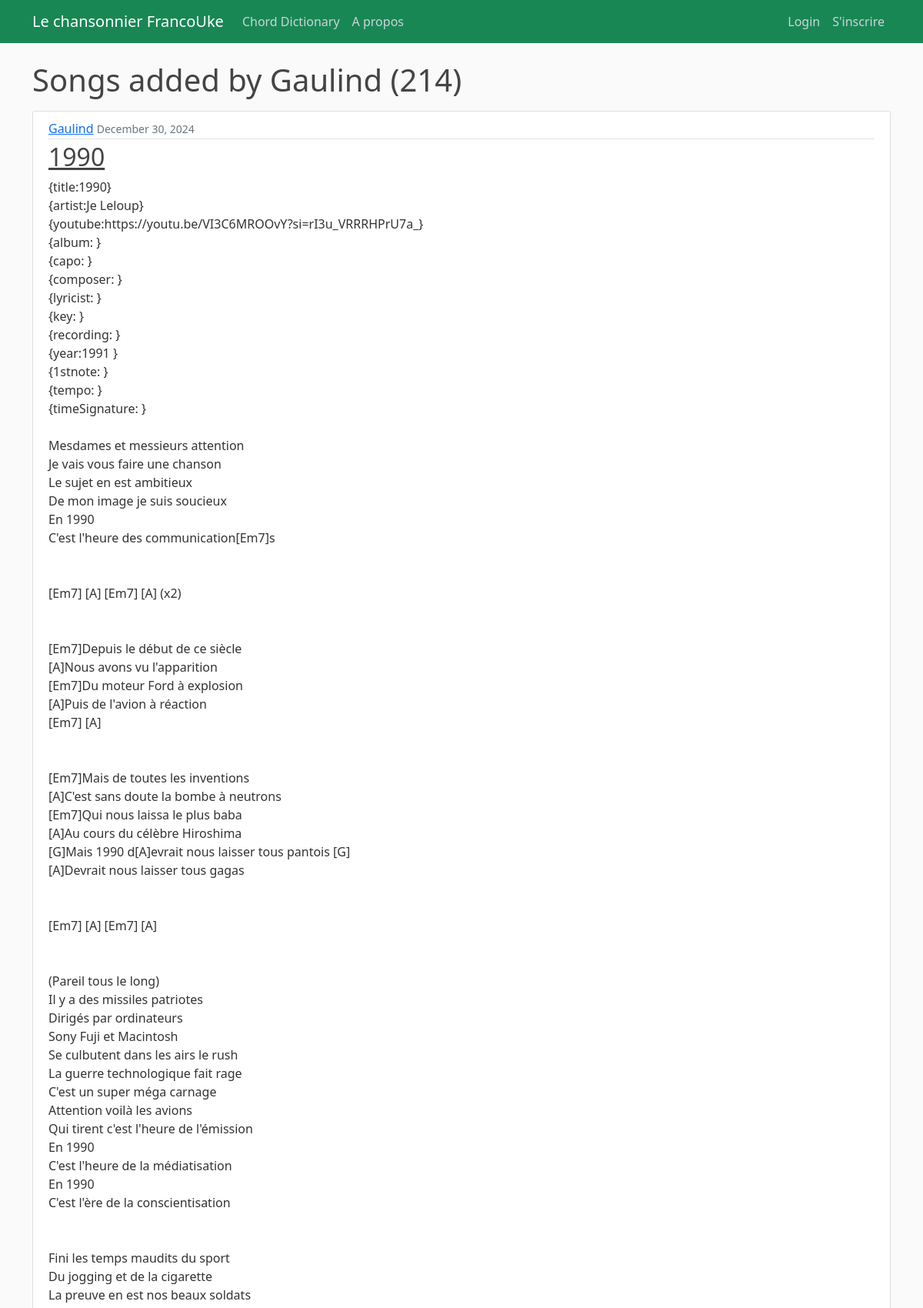
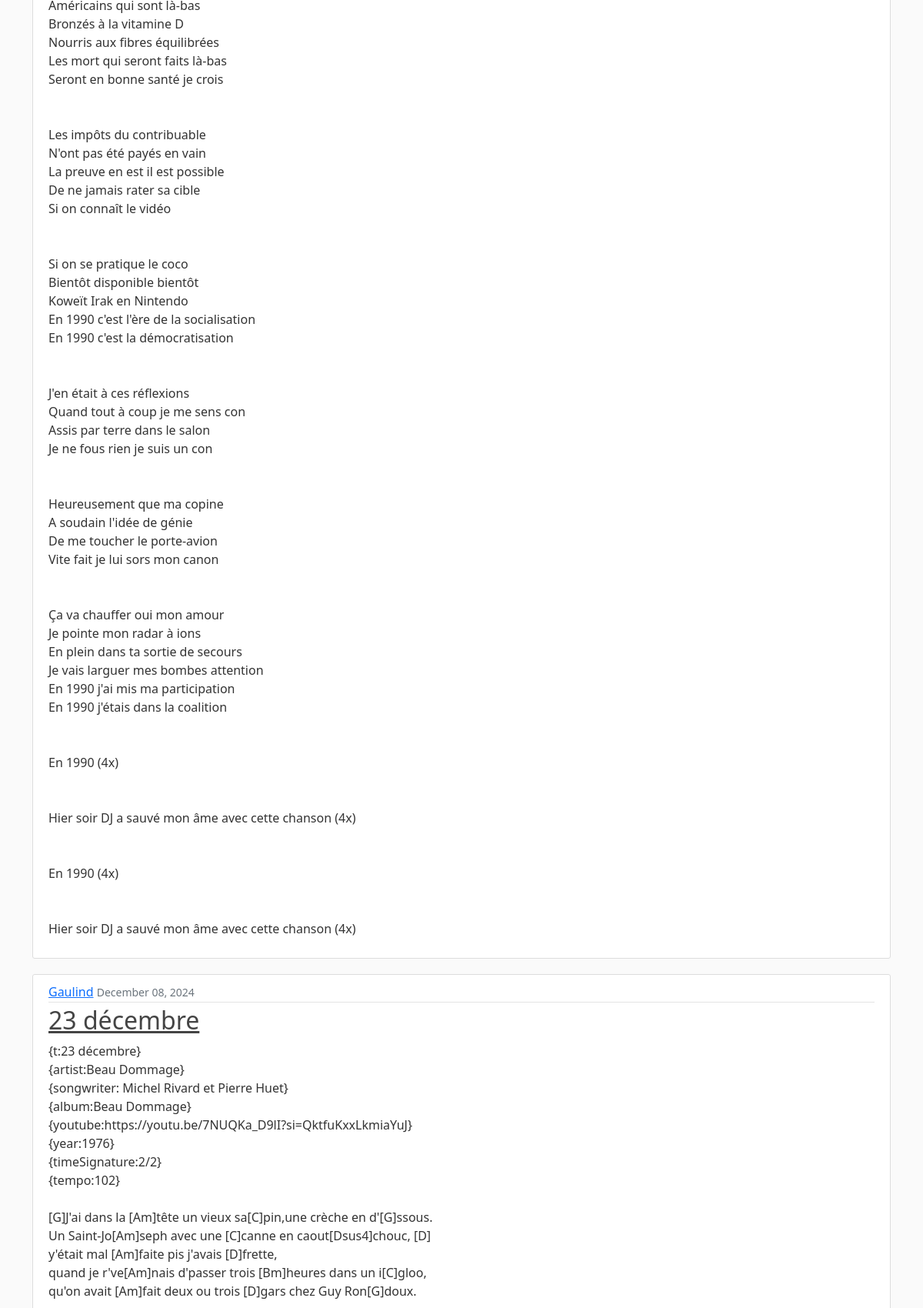
The page /user/Gaulind (upper part) on the database its author committed (2 pictures, top to bottom).
### songbook/models.py (models this page shows, shortened)
class Song(models.Model):
    songTitle = models.CharField(max_length=100, blank=True, null=True)
    songChordPro = models.TextField()  # Original
    lyrics_with_chords = models.JSONField(null=True, blank=True)
    metadata = models.JSONField(blank=True, null=True)  # Stores metadata as JSON
    date_posted = models.DateField(default=timezone.now)
    contributor = models.ForeignKey(User, on_delete=models.CASCADE)
    abc_notation = models.TextField(blank=True, null=True, help_text="Optional ABC notation for this song.")
    tags = TaggableManager(blank=True)

### songbook/views.py (the view)
# urls.py: path('user/<str:username>', UserSongListView.as_view(), name='user-songs'),
class UserSongListView (ListView):
    model = Song
    template_name = 'songbook/user_songs.html'
    context_object_name = 'songs'
    ordering = ['songTitle']
    paginate_by = 15
    def get_queryset(self):
        user = get_object_or_404(User, username=self.kwargs.get('username'))
        return Song.objects.filter(contributor=user).order_by('songTitle')

### songbook/templates/songbook/user_songs.html (shortened to what this page needs)
{% extends "songbook/base.html" %}
{% block content %}
    <h1 class="mb-3">Songs added by {{ view.kwargs.username}} ({{ page_obj.paginator.count}})</h1>
    {% for song in songs %}
        <article class="media content-section">
            <div class="media-body">
            <div class="article-metadata">
                <a class="mr-2" href="{% url 'user-songs' song.contributor.username %}">{{ song.contributor }}</a>
                <small class="text-muted">{{ song.date_posted|date:"F d, Y" }}</small>
            </div>
            <h2><a class="article-title" href="{% url 'song-detail' song.id%}">{{ song.songTitle }}</a></h2>
            <p class="article-content">{{ song.songChordPro }}</p>
            </div>
        </article>
    {% endfor %}
{% endblock content %}

### songbook/static/songbook/main.css (style rules this page uses)
body { background: #fafafa; color: #333333; margin-top: 5rem; }
h1, h2, h3, h4, h5, h6 { color: #444444; }
.content-section { background: #ffffff; padding: 10px 20px; border: 1px solid #dddddd; border-radius: 3px; margin-bottom: 20px; }
.article-title { color: #444444; }
.article-content { white-space: pre-line; }
.article-metadata { padding-bottom: 1px; margin-bottom: 4px; border-bottom: 1px solid #e3e3e3 }

### rows shown on the page
Song: contributor "Gaulind", date_posted "December 30, 2024", songTitle "1990", songChordPro "{title:1990} {artist:Je Leloup} {youtube:https://youtu.be/VI3C6MROOvY?si=rI3u_VRRRHPrU7a_} {album: } {capo: } {composer: } {lyricist: } {key: } {recording: } {year:1991 } {1stnote: } {tempo: } {timeSignature: } Mesdames et messieurs attention Je vais vous faire une chanson Le sujet en est ambitieux De mon image je suis soucieux En 1990 C'est l'heure des communication[Em7]s [Em7] [A] [Em7] [A] (x2) [Em7]Depuis le début de ce siècle [A]Nous avons vu l'apparition [Em7]Du moteur Ford à explosion [A]Puis de l'avion à réaction [Em7] [A] [Em7]Mais de toutes les inventions [A]C'est sans doute la bombe à neutrons [Em7]Qui nous laissa le plus baba [A]Au cours du célèbre Hiroshima [G]Mais 1990…"
Song: contributor "Gaulind", date_posted "December 08, 2024", songTitle "23 décembre"

### other values the page prints
{{ view.kwargs.username }} "Gaulind"
{{ page_obj.paginator.count }} "214"
